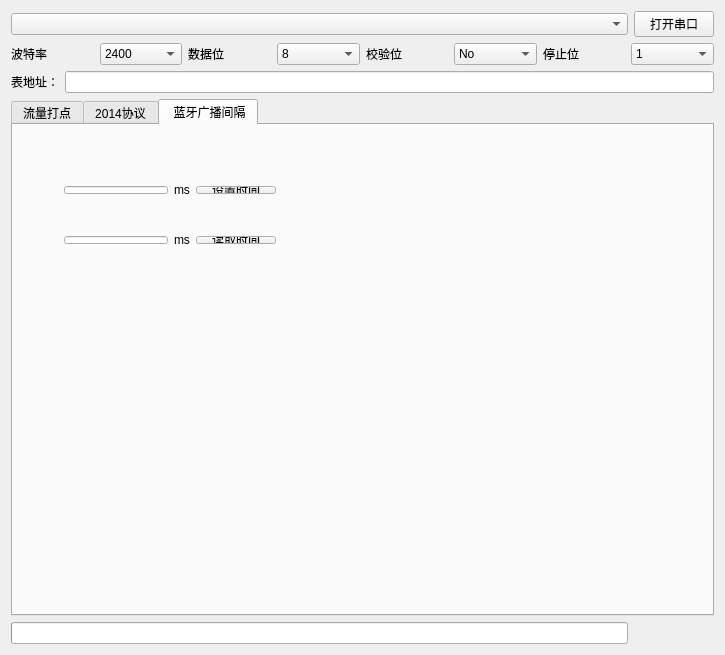
<?xml version="1.0" encoding="UTF-8"?>
<ui version="4.0">
 <class>Widget</class>
 <widget class="QWidget" name="Widget">
  <property name="geometry">
   <rect>
    <x>0</x>
    <y>0</y>
    <width>725</width>
    <height>655</height>
   </rect>
  </property>
  <property name="windowTitle">
   <string>Widget</string>
  </property>
  <layout class="QGridLayout" name="gridLayout">
   <item row="0" column="1">
    <widget class="QPushButton" name="serialButton">
     <property name="text">
      <string>打开串口</string>
     </property>
    </widget>
   </item>
   <item row="1" column="0" colspan="2">
    <layout class="QHBoxLayout" name="horizontalLayout_7">
     <item>
      <widget class="QLabel" name="label_8">
       <property name="text">
        <string>波特率</string>
       </property>
      </widget>
     </item>
     <item>
      <widget class="QComboBox" name="BaudRateBox">
       <property name="sizePolicy">
        <sizepolicy hsizetype="Preferred" vsizetype="Preferred">
         <horstretch>0</horstretch>
         <verstretch>0</verstretch>
        </sizepolicy>
       </property>
       <property name="currentText">
        <string>2400</string>
       </property>
       <property name="currentIndex">
        <number>1</number>
       </property>
       <item>
        <property name="text">
         <string>1200</string>
        </property>
       </item>
       <item>
        <property name="text">
         <string>2400</string>
        </property>
       </item>
       <item>
        <property name="text">
         <string>4800</string>
        </property>
       </item>
       <item>
        <property name="text">
         <string>9600</string>
        </property>
       </item>
       <item>
        <property name="text">
         <string>19200</string>
        </property>
       </item>
       <item>
        <property name="text">
         <string>38400</string>
        </property>
       </item>
       <item>
        <property name="text">
         <string>57600</string>
        </property>
       </item>
       <item>
        <property name="text">
         <string>115200</string>
        </property>
       </item>
      </widget>
     </item>
     <item>
      <widget class="QLabel" name="label_11">
       <property name="text">
        <string>数据位</string>
       </property>
      </widget>
     </item>
     <item>
      <widget class="QComboBox" name="DataBitsBox">
       <property name="currentText">
        <string>8</string>
       </property>
       <item>
        <property name="text">
         <string>8</string>
        </property>
       </item>
      </widget>
     </item>
     <item>
      <widget class="QLabel" name="label_9">
       <property name="text">
        <string>校验位</string>
       </property>
      </widget>
     </item>
     <item>
      <widget class="QComboBox" name="verifyBox">
       <property name="currentText">
        <string>No</string>
       </property>
       <item>
        <property name="text">
         <string>No</string>
        </property>
       </item>
       <item>
        <property name="text">
         <string>Even</string>
        </property>
       </item>
       <item>
        <property name="text">
         <string>Odd</string>
        </property>
       </item>
       <item>
        <property name="text">
         <string>Space</string>
        </property>
       </item>
       <item>
        <property name="text">
         <string>Mark</string>
        </property>
       </item>
      </widget>
     </item>
     <item>
      <widget class="QLabel" name="label_10">
       <property name="text">
        <string>停止位</string>
       </property>
      </widget>
     </item>
     <item>
      <widget class="QComboBox" name="StopBitsBox">
       <property name="currentText">
        <string>1</string>
       </property>
       <item>
        <property name="text">
         <string>1</string>
        </property>
       </item>
       <item>
        <property name="text">
         <string>1.5</string>
        </property>
       </item>
       <item>
        <property name="text">
         <string>2</string>
        </property>
       </item>
      </widget>
     </item>
    </layout>
   </item>
   <item row="2" column="0" colspan="2">
    <layout class="QHBoxLayout" name="horizontalLayout_9">
     <item>
      <widget class="QLabel" name="label_12">
       <property name="text">
        <string>表地址：</string>
       </property>
      </widget>
     </item>
     <item>
      <widget class="QLineEdit" name="lineEdit_2"/>
     </item>
    </layout>
   </item>
   <item row="3" column="0" colspan="2">
    <widget class="QTabWidget" name="tabWidget">
     <property name="currentIndex">
      <number>2</number>
     </property>
     <widget class="QWidget" name="tab">
      <attribute name="title">
       <string>流量打点</string>
      </attribute>
      <widget class="QWidget" name="layoutWidget">
       <property name="geometry">
        <rect>
         <x>10</x>
         <y>0</y>
         <width>681</width>
         <height>30</height>
        </rect>
       </property>
       <layout class="QHBoxLayout" name="horizontalLayout">
        <item>
         <widget class="QPushButton" name="startButton">
          <property name="styleSheet">
           <string notr="true">QPushButton#queenMenuButton:pressed{
background-color: rgba(255, 255, 255, 150);
border:2px solid white;border-radius:10px;
padding-left:6px;
padding-top:6px;
}</string>
          </property>
          <property name="text">
           <string>开始</string>
          </property>
         </widget>
        </item>
        <item>
         <widget class="QPushButton" name="stopButton">
          <property name="styleSheet">
           <string notr="true">QPushButton#queenMenuButton:pressed{
background-color: rgba(255, 255, 255, 150);
border:2px solid white;border-radius:10px;
padding-left:6px;
padding-top:6px;
}</string>
          </property>
          <property name="text">
           <string>结束</string>
          </property>
         </widget>
        </item>
       </layout>
      </widget>
      <widget class="QPushButton" name="pushButton">
       <property name="geometry">
        <rect>
         <x>10</x>
         <y>30</y>
         <width>681</width>
         <height>23</height>
        </rect>
       </property>
       <property name="text">
        <string>清空</string>
       </property>
      </widget>
      <widget class="QWidget" name="layoutWidget">
       <property name="geometry">
        <rect>
         <x>10</x>
         <y>60</y>
         <width>681</width>
         <height>25</height>
        </rect>
       </property>
       <layout class="QHBoxLayout" name="horizontalLayout_5">
        <item>
         <layout class="QHBoxLayout" name="horizontalLayout_3">
          <item>
           <widget class="QDateEdit" name="dateEdit">
            <property name="dateTime">
             <datetime>
              <hour>0</hour>
              <minute>0</minute>
              <second>0</second>
              <year>2022</year>
              <month>1</month>
              <day>1</day>
             </datetime>
            </property>
            <property name="date">
             <date>
              <year>2022</year>
              <month>1</month>
              <day>1</day>
             </date>
            </property>
           </widget>
          </item>
          <item>
           <widget class="QLabel" name="label_4">
            <property name="text">
             <string>起始日子</string>
            </property>
           </widget>
          </item>
          <item>
           <widget class="QSpinBox" name="spinBox_2"/>
          </item>
          <item>
           <widget class="QLabel" name="label_2">
            <property name="text">
             <string>间隔时间(min)</string>
            </property>
           </widget>
          </item>
         </layout>
        </item>
        <item>
         <layout class="QHBoxLayout" name="horizontalLayout_2">
          <item>
           <widget class="QSpinBox" name="spinBox"/>
          </item>
          <item>
           <widget class="QLabel" name="label">
            <property name="text">
             <string>天数</string>
            </property>
           </widget>
          </item>
         </layout>
        </item>
        <item>
         <layout class="QHBoxLayout" name="horizontalLayout_4">
          <item>
           <widget class="QSpinBox" name="spinBox_3"/>
          </item>
          <item>
           <widget class="QLabel" name="label_3">
            <property name="text">
             <string>初始流量</string>
            </property>
           </widget>
          </item>
         </layout>
        </item>
       </layout>
      </widget>
      <widget class="QWidget" name="layoutWidget">
       <property name="geometry">
        <rect>
         <x>10</x>
         <y>90</y>
         <width>695</width>
         <height>23</height>
        </rect>
       </property>
       <layout class="QHBoxLayout" name="horizontalLayout_6">
        <item>
         <widget class="QTimeEdit" name="timeEdit"/>
        </item>
        <item>
         <widget class="QLabel" name="label_5">
          <property name="text">
           <string>密集起始时间</string>
          </property>
         </widget>
        </item>
        <item>
         <widget class="QSpinBox" name="spinBox_4"/>
        </item>
        <item>
         <widget class="QLabel" name="label_6">
          <property name="text">
           <string>密集时长(小时)</string>
          </property>
         </widget>
        </item>
        <item>
         <widget class="QSpinBox" name="spinBox_5"/>
        </item>
        <item>
         <widget class="QLabel" name="label_7">
          <property name="text">
           <string>流量增量</string>
          </property>
         </widget>
        </item>
        <item>
         <widget class="QSpinBox" name="spinBox_6"/>
        </item>
        <item>
         <widget class="QLabel" name="label_13">
          <property name="text">
           <string>密集采样间隔时间（分钟）</string>
          </property>
         </widget>
        </item>
       </layout>
      </widget>
      <widget class="QLineEdit" name="lineEdit">
       <property name="geometry">
        <rect>
         <x>10</x>
         <y>150</y>
         <width>681</width>
         <height>20</height>
        </rect>
       </property>
      </widget>
      <widget class="QTextBrowser" name="textBrowser">
       <property name="geometry">
        <rect>
         <x>10</x>
         <y>180</y>
         <width>681</width>
         <height>341</height>
        </rect>
       </property>
      </widget>
     </widget>
     <widget class="QWidget" name="tab_2">
      <attribute name="title">
       <string>2014协议</string>
      </attribute>
      <widget class="QPushButton" name="query_2014_Button">
       <property name="geometry">
        <rect>
         <x>610</x>
         <y>10</y>
         <width>75</width>
         <height>23</height>
        </rect>
       </property>
       <property name="text">
        <string>查询指令</string>
       </property>
      </widget>
      <widget class="QPushButton" name="add_2014_Button">
       <property name="geometry">
        <rect>
         <x>610</x>
         <y>40</y>
         <width>75</width>
         <height>23</height>
        </rect>
       </property>
       <property name="text">
        <string>添加指令</string>
       </property>
      </widget>
      <widget class="QLineEdit" name="query_2014_lineEdit">
       <property name="geometry">
        <rect>
         <x>0</x>
         <y>10</y>
         <width>611</width>
         <height>20</height>
        </rect>
       </property>
      </widget>
      <widget class="QLineEdit" name="add_2014_lineEdit">
       <property name="geometry">
        <rect>
         <x>0</x>
         <y>40</y>
         <width>611</width>
         <height>20</height>
        </rect>
       </property>
      </widget>
      <widget class="QPushButton" name="send_2014_pushButton">
       <property name="geometry">
        <rect>
         <x>620</x>
         <y>280</y>
         <width>75</width>
         <height>23</height>
        </rect>
       </property>
       <property name="text">
        <string>发送指令</string>
       </property>
      </widget>
      <widget class="QLineEdit" name="send_2014_lineEdit">
       <property name="geometry">
        <rect>
         <x>0</x>
         <y>280</y>
         <width>611</width>
         <height>20</height>
        </rect>
       </property>
      </widget>
      <widget class="QListView" name="listView">
       <property name="geometry">
        <rect>
         <x>0</x>
         <y>320</y>
         <width>641</width>
         <height>192</height>
        </rect>
       </property>
      </widget>
      <widget class="QPushButton" name="read_2014_pushButton">
       <property name="geometry">
        <rect>
         <x>620</x>
         <y>130</y>
         <width>75</width>
         <height>23</height>
        </rect>
       </property>
       <property name="text">
        <string>读取指令</string>
       </property>
      </widget>
      <widget class="QLabel" name="label_14">
       <property name="geometry">
        <rect>
         <x>10</x>
         <y>300</y>
         <width>81</width>
         <height>16</height>
        </rect>
       </property>
       <property name="text">
        <string>指令解析</string>
       </property>
      </widget>
      <widget class="QTextEdit" name="read_2014_textEdit">
       <property name="geometry">
        <rect>
         <x>0</x>
         <y>70</y>
         <width>611</width>
         <height>201</height>
        </rect>
       </property>
      </widget>
     </widget>
     <widget class="QWidget" name="tab_3">
      <attribute name="title">
       <string> 蓝牙广播间隔</string>
      </attribute>
      <widget class="QWidget" name="layoutWidget">
       <property name="geometry">
        <rect>
         <x>40</x>
         <y>50</y>
         <width>234</width>
         <height>30</height>
        </rect>
       </property>
       <layout class="QHBoxLayout" name="horizontalLayout_10">
        <item>
         <widget class="QLineEdit" name="setTimelineEdit"/>
        </item>
        <item>
         <widget class="QLabel" name="label_15">
          <property name="text">
           <string>ms</string>
          </property>
         </widget>
        </item>
        <item>
         <widget class="QPushButton" name="setTimepushButton">
          <property name="text">
           <string>设置时间</string>
          </property>
         </widget>
        </item>
       </layout>
      </widget>
      <widget class="QWidget" name="layoutWidget">
       <property name="geometry">
        <rect>
         <x>40</x>
         <y>100</y>
         <width>234</width>
         <height>30</height>
        </rect>
       </property>
       <layout class="QHBoxLayout" name="horizontalLayout_11">
        <item>
         <widget class="QLineEdit" name="readTimelineEdit"/>
        </item>
        <item>
         <widget class="QLabel" name="label_16">
          <property name="text">
           <string>ms</string>
          </property>
         </widget>
        </item>
        <item>
         <widget class="QPushButton" name="readTimepushButton">
          <property name="text">
           <string>读取时间</string>
          </property>
         </widget>
        </item>
       </layout>
      </widget>
     </widget>
    </widget>
   </item>
   <item row="5" column="0">
    <widget class="QProgressBar" name="progressBar">
     <property name="value">
      <number>0</number>
     </property>
     <property name="textVisible">
      <bool>false</bool>
     </property>
     <property name="format">
      <string notr="true"/>
     </property>
    </widget>
   </item>
   <item row="0" column="0">
    <widget class="myCombox" name="serialBox"/>
   </item>
   <item row="4" column="0">
    <layout class="QHBoxLayout" name="horizontalLayout_8"/>
   </item>
  </layout>
 </widget>
 <layoutdefault spacing="6" margin="11"/>
 <customwidgets>
  <customwidget>
   <class>myCombox</class>
   <extends>QComboBox</extends>
   <header>mycombox.h</header>
  </customwidget>
 </customwidgets>
 <resources/>
 <connections/>
</ui>
